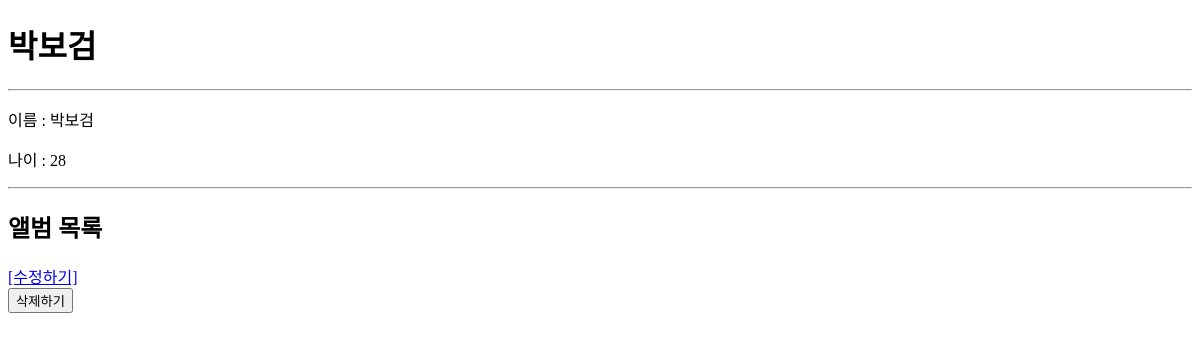
The page /musicians/2/ on the database as committed earlier.
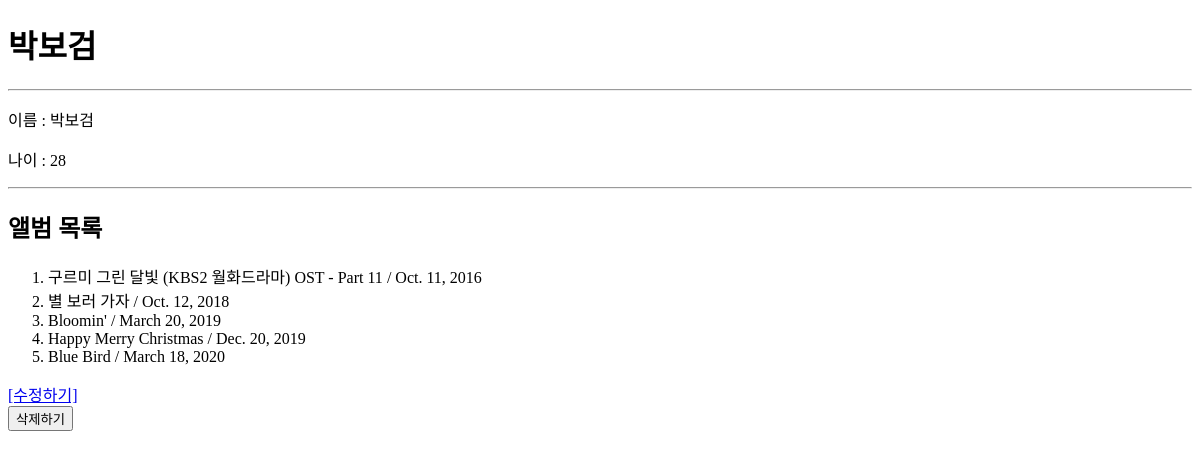
The same page on the database as committed later.
### musicians/models.py (models this page shows, shortened)
class Musician(models.Model):
    name = models.CharField(max_length=100)
    age = models.IntegerField()

class Album(models.Model):
    musician = models.ForeignKey(Musician,on_delete=models.CASCADE)
    title = models.CharField(max_length=200)
    release_date = models.DateField()

### musicians/views.py (the view)
# urls.py: path('<int:musician_pk>/',views.detail,name="detail"),
def detail(request,musician_pk):
    musician = get_object_or_404(Musician,pk=musician_pk)
    albums = musician.album_set.all()
    context ={
        'musician' : musician,
        'albums' : albums
    }
    return render(request,'musicians/detail.html',context)

### musicians/templates/musicians/detail.html (shortened to what this page needs)
<!DOCTYPE html>
<html lang="en">
<head>
</head>
<body>
  <h1>{{ musician.name}}</h1>
  <hr>
  <p>이름  : {{ musician.name }}</a></p>
  <p>나이 : {{ musician.age }}</p>
  <hr>
  <h2>앨범 목록</h2>
  <ol>
    {% for album in albums %}
      <li>{{album.title}} / {{album.release_date}}</li>
    {% endfor %}
  </ol>
  <a href="{% url 'musicians:update' musician.pk %}">[수정하기]</a>
  <form action="{% url 'musicians:delete' musician.pk %}" method="POST">
    <input type="submit" value="삭제하기">
  </form>
</body>
</html>

Rows that differ between the two databases and show on the page:
added Album: title "구르미 그린 달빛 (KBS2 월화드라마) OST - Part 11", release_date "Oct. 11, 2016"
added Album: title "별 보러 가자", release_date "Oct. 12, 2018"
added Album: title "Bloomin'", release_date "March 20, 2019"
added Album: title "Happy Merry Christmas", release_date "Dec. 20, 2019"
added Album: title "Blue Bird", release_date "March 18, 2020"
